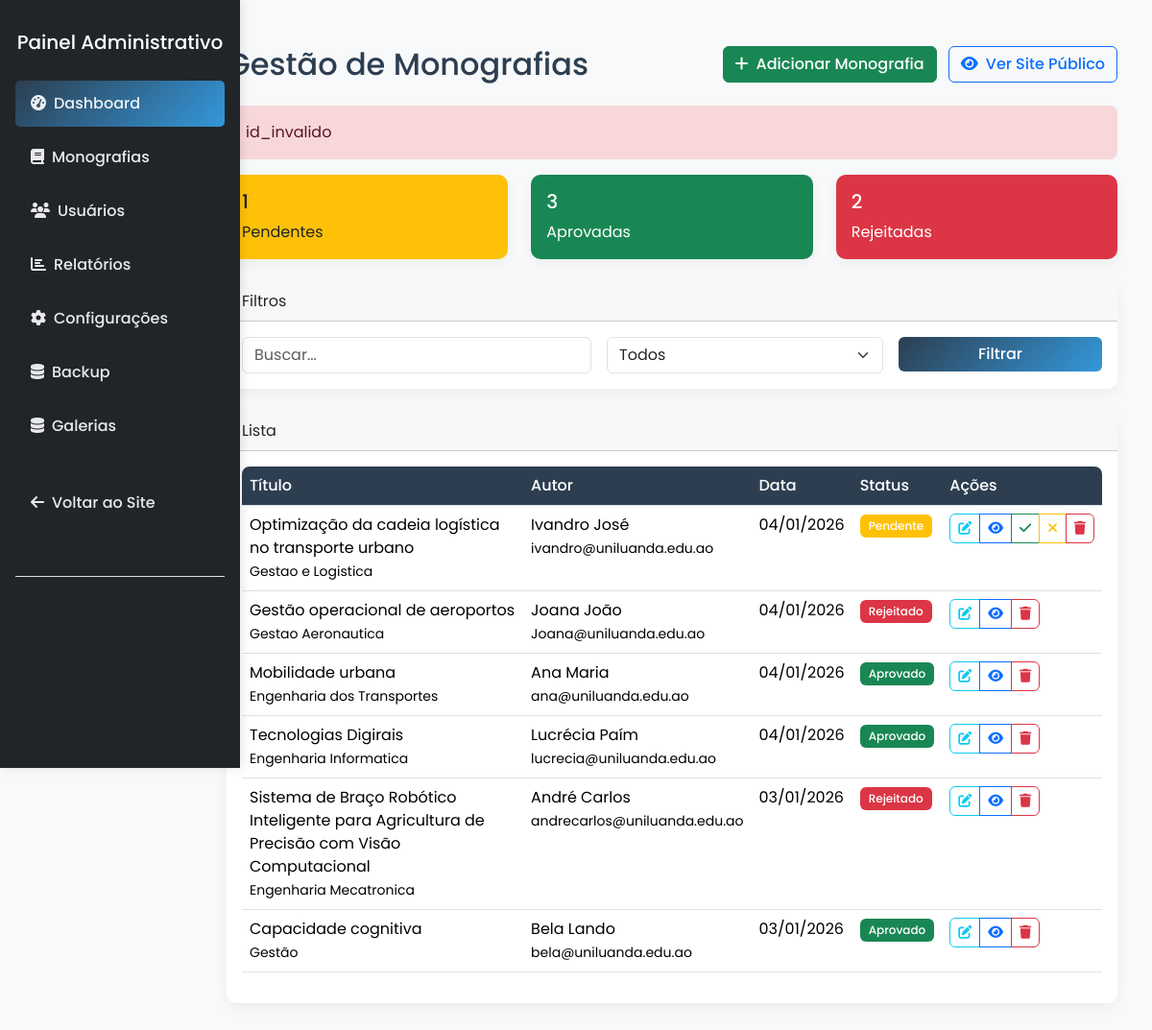
/admin/monografias.php?error=id_invalido (signed in), run on an earlier commit of the app's database.
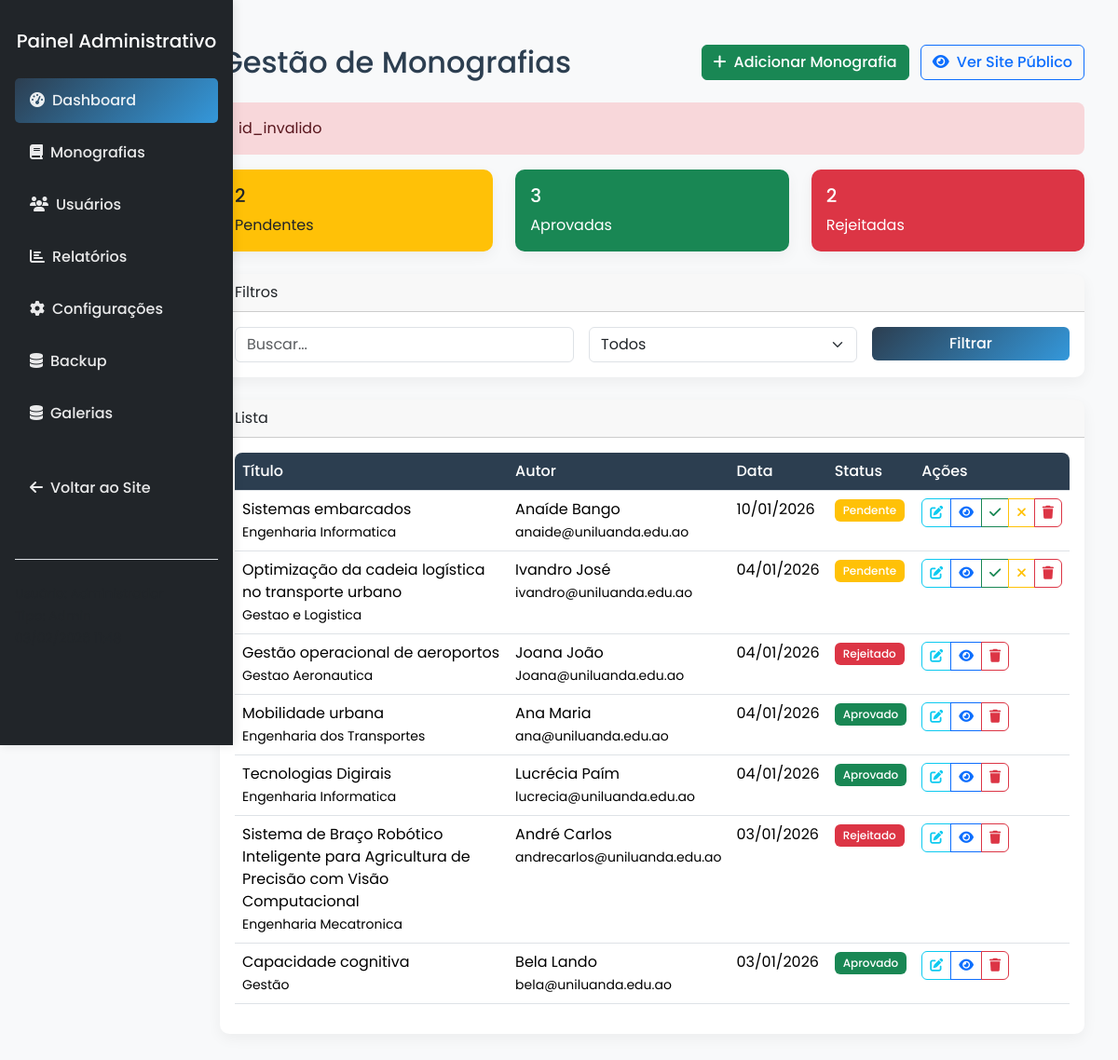
And on a later commit of the database.
### tables this page shows
CREATE TABLE `monografias` (
  `id` int NOT NULL AUTO_INCREMENT,
  `titulo` varchar(255) NOT NULL,
  `resumo` text NOT NULL,
  `autor_id` int NOT NULL,
  `orientador` varchar(100) DEFAULT NULL,
  `area` varchar(100) DEFAULT NULL,
  `palavras_chave` varchar(255) DEFAULT NULL,
  `arquivo` varchar(255) NOT NULL,
  `data_publicacao` date DEFAULT NULL,
  `status` enum('pendente','aprovado','rejeitado') DEFAULT 'pendente',
  `data_submissao` timestamp NULL DEFAULT CURRENT_TIMESTAMP,
  PRIMARY KEY (`id`),
  KEY `autor_id` (`autor_id`),
  CONSTRAINT `fk_monografias_autor` FOREIGN KEY (`autor_id`) REFERENCES `usuarios` (`id`) ON DELETE CASCADE ON UPDATE CASCADE
);

CREATE TABLE `usuarios` (
  `id` int NOT NULL AUTO_INCREMENT,
  `nome` varchar(100) NOT NULL,
  `email` varchar(100) NOT NULL,
  `password` varchar(255) NOT NULL,
  `tipo` enum('admin','estudante','professor') DEFAULT 'estudante',
  `foto` varchar(255) DEFAULT 'default.png',
  `data_criacao` timestamp NULL DEFAULT CURRENT_TIMESTAMP,
  `data_atualizacao` timestamp NULL DEFAULT CURRENT_TIMESTAMP ON UPDATE CURRENT_TIMESTAMP,
  PRIMARY KEY (`id`),
  UNIQUE KEY `email` (`email`)
);

### includes/functions.php (called while the page is built, shortened)
<?php
function formatDate($date) {
    return date('d/m/Y', strtotime($date));
}
?>

### admin/monografias.php (the view, shortened to what the changed rows need)
<?php
$database = new Database();
$db = $database->getConnection();
$page = isset($_GET['page']) ? (int)$_GET['page'] : 1;
$limit = 10;
$offset = ($page - 1) * $limit;
$query = "SELECT m.*, u.nome AS autor, u.email AS autor_email
          FROM monografias m
          LEFT JOIN usuarios u ON m.autor_id = u.id
          WHERE 1=1";
$params = [];
$query .= " ORDER BY m.data_submissao DESC LIMIT :limit OFFSET :offset";
$params[':limit'] = $limit;
$params[':offset'] = $offset;
$stmt = $db->prepare($query);
foreach ($params as $k => $v) {
    $type = ($k === ':limit' || $k === ':offset') ? PDO::PARAM_INT : PDO::PARAM_STR;
    $stmt->bindValue($k, $v, $type);
}
$stmt->execute();
$monografias = $stmt->fetchAll(PDO::FETCH_ASSOC);
$statsQuery = "SELECT status, COUNT(*) AS count FROM monografias GROUP BY status";
$stats = $db->query($statsQuery)->fetchAll(PDO::FETCH_ASSOC);
$statusCounts = ['pendente'=>0,'aprovado'=>0,'rejeitado'=>0];
foreach ($stats as $s) $statusCounts[$s['status']] = $s['count'];
?>
<!DOCTYPE html>
<html lang="pt-pt">
<head>
    <?php include '../includes/head.php'; ?>
</head>
<body>
<div class="container-fluid py-4">
    <div class="row">
        <?php include 'sidebar.php'; ?>
        <div class="col-md-9 col-lg-10 ms-auto">
            <div class="p-4">
                <div class="d-flex justify-content-between align-items-center mb-4">
                    <h2 class="mb-0">Gestão de Monografias</h2>
                </div>
                <div class="row mb-4">
                    <div class="col-md-4"><div class="card bg-warning text-dark"><div class="card-body"><h5><?php echo $statusCounts['pendente']; ?></h5>Pendentes</div></div></div>
                </div>
                <div class="card">
                    <div class="card-body">
                        <?php if ($monografias): ?>
                        <div class="table-responsive">
                            <table class="table table-hover">
                                <thead><tr><th>Título</th><th>Autor</th><th>Data</th><th>Status</th><th>Ações</th></tr></thead>
                                <tbody>
                                <?php foreach ($monografias as $m): ?>
                                <tr>
                                    <td><?php echo htmlspecialchars($m['titulo']); ?><br><small><?php echo htmlspecialchars($m['area']); ?></small></td>
                                    <td><?php echo htmlspecialchars($m['autor']); ?><br><small><?php echo htmlspecialchars($m['autor_email']); ?></small></td>
                                    <td><?php echo formatDate($m['data_submissao']); ?></td>
                                    <td><span class="badge bg-<?php echo $m['status']=='aprovado'?'success':($m['status']=='rejeitado'?'danger':'warning'); ?>"><?php echo ucfirst($m['status']); ?></span></td>
                                    <td>
                                        <div class="btn-group">
                                            <a href="editar_monografia.php?id=<?php echo $m['id']; ?>" class="btn btn-sm btn-outline-info" title="Editar monografia"><i class="fas fa-edit"></i></a>
                                            <a href="../detalhes_monografia.php?id=<?php echo $m['id']; ?>" class="btn btn-sm btn-outline-primary"><i class="fas fa-eye"></i></a>
                                            <?php if($m['status']=='pendente'): ?>
                                            <a href="?action=approve&id=<?php echo $m['id']; ?>" class="btn btn-sm btn-outline-success"><i class="fas fa-check"></i></a>
                                            <a href="?action=reject&id=<?php echo $m['id']; ?>" class="btn btn-sm btn-outline-warning"><i class="fas fa-times"></i></a>
                                            <?php endif; ?>
                                            <a href="?action=delete&id=<?php echo $m['id']; ?>" class="btn btn-sm btn-outline-danger" onclick="return confirm('Excluir?')"><i class="fas fa-trash"></i></a>
                                        </div>
                                    </td>
                                </tr>
                                <?php endforeach; ?>
                                </tbody>
                            </table>
                        </div>
                        <?php else: ?>
                            <p class="text-center">Nenhuma monografia encontrada</p>
                        <?php endif; ?>
                    </div>
                </div>
            </div>
        </div>
    </div>
</div>
</body>
</html>

What changed in the data, as far as the page shows it:
added monografias: titulo "Sistemas embarcados", area "Engenharia Informatica", autor.nome "Anaíde Bango", autor.email "anaide@uniluanda.edu.ao", data_submissao "10/01/2026", status "Pendente"
Also different on the page:
$statusCounts['pendente']: "1" → "2"
